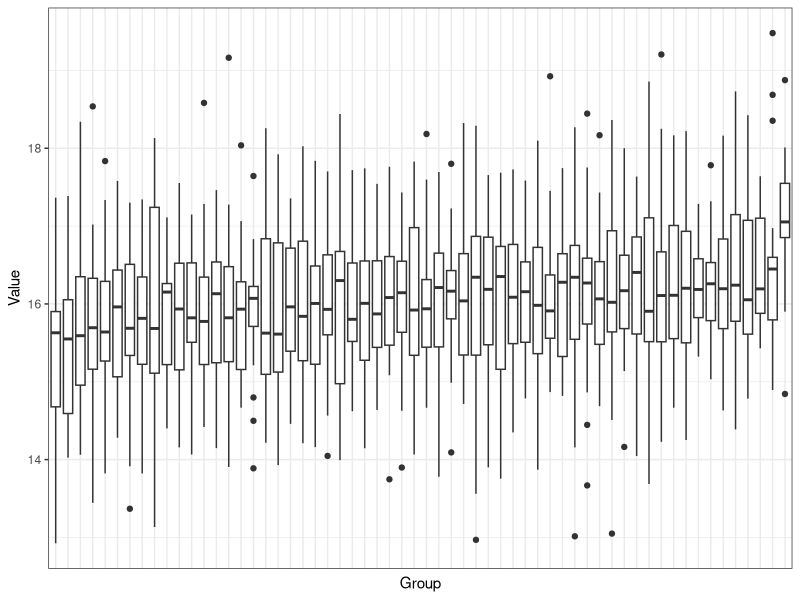
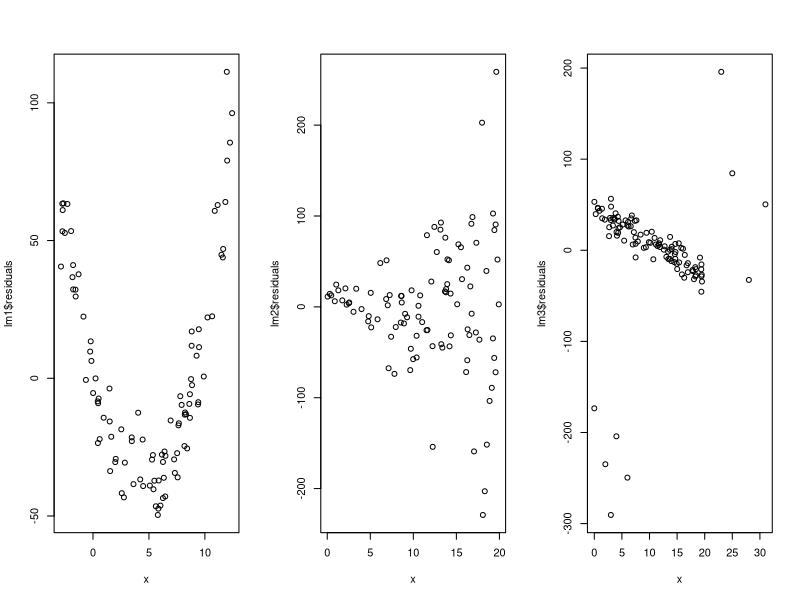
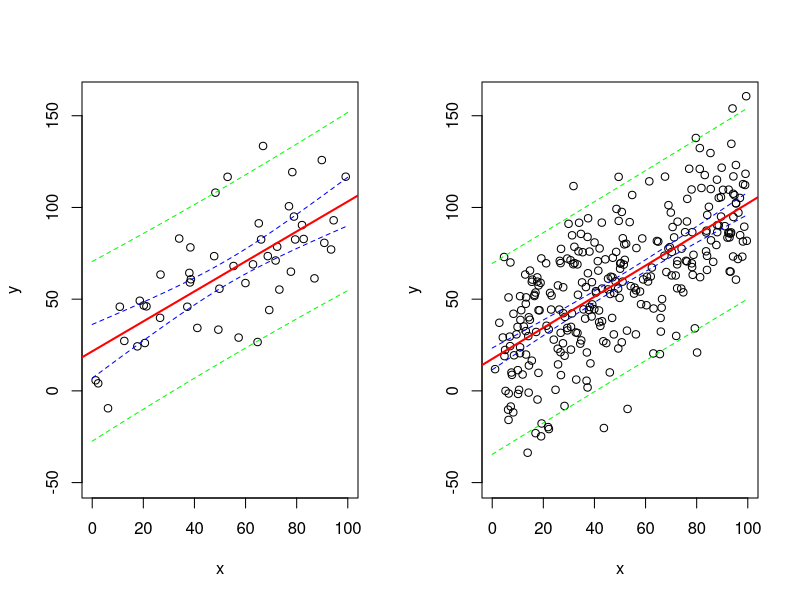
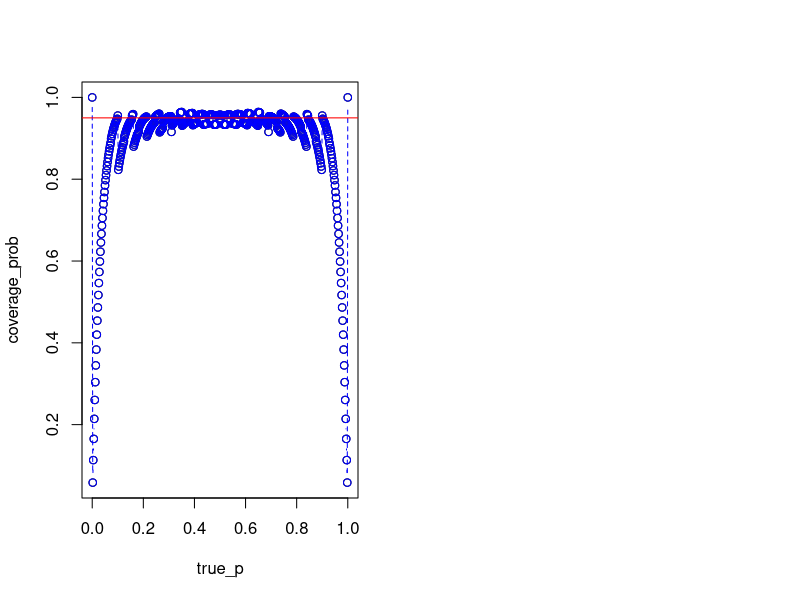
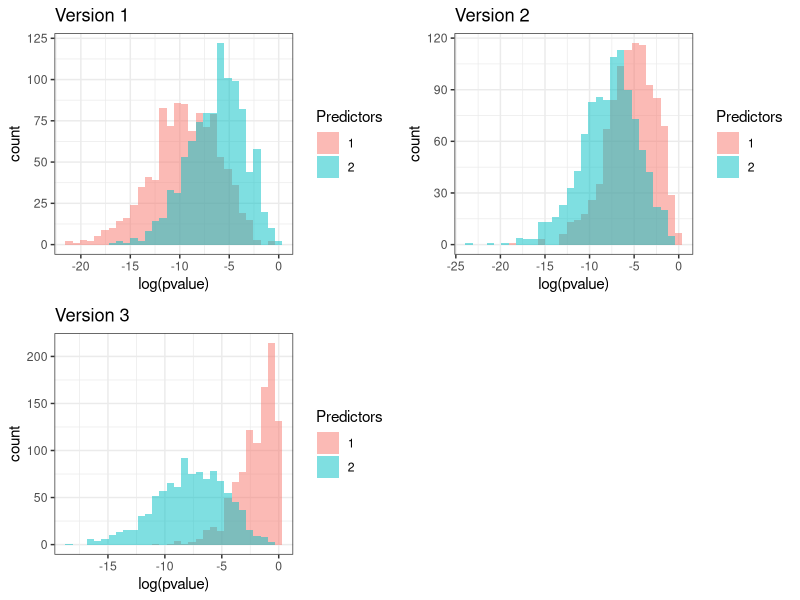

These charts were generated, in order, by the following R code:
## ---- chunk 1
library(ggplot2)
set.seed(33)
n = 20
sigma = 1
off_group <- rnorm(n, 17, sigma)
rest_groups <- rnorm(n * 59, 16, sigma)
data <- data.frame("Group" = c(rep(paste0("", 1:60), each = n)), 
                   "Value" = c(rest_groups[1:(4*n)], off_group, 
                               rest_groups[(4*n + 1):(59*n)]))
ggplot(data, aes(x=reorder(Group, Value), y=Value)) + 
  geom_boxplot() + 
  theme_bw() + 
  theme(axis.text.x=element_blank(), #remove x axis labels
        axis.ticks.x=element_blank(), #remove x axis ticks
        ) +
  xlab("Group")
summary(aov(Value~Group, data))

pairwise_tests = as.numeric(unlist(pairwise.t.test(data$Value, as.factor(data$Group), 
                                                   p.adjust.method = "none")))
pairwise_tests <- pairwise_tests[!is.na(pairwise_tests)]
mean(pairwise_tests < 0.05)
## ---- chunk 2
library(MASS)
nsims <- 10000
uncorrelated <- vector(length = nsims)
for (i in 1:nsims) {
  uncorrelated[i] <- t.test(rnorm(15, 0.1, 1))$p.value
}
correlated <- vector(length = nsims)
Sigma <- matrix(0.5, 15, 15)
diag(Sigma) <- 1
for (i in 1:nsims) {
  correlated[i] <- t.test(mvrnorm(1, rep(0.1, 15), Sigma))$p.value
}

mean(uncorrelated < 0.05)
mean(correlated < 0.05)
## ---- chunk 3
par(mfrow = c(1,3))
# Quadratic
n <- 100
x <- runif(n, -3, 13)
y <- (x-3)^2 * 2 + rnorm(n, 0, 10)
lm1 <- lm(y~x)
plot(lm1$residuals ~ x)

# Nonconstant variance
x <- runif(n, 0, 20)
y <- x * 2 + rnorm(n, 0, x*5)
lm2 <- lm(y~x)
plot(lm2$residuals ~ x)

x <- runif(n, 0, 20)
y <- 20 + x * 2 + rnorm(n, 0, 10)
x <- c(x, 23, 25, 28, 31, 0, 3, 2, 6, 4)
y <- c(y, 300, 200, 100, 200, -200, -300, -250, -242, -208)
lm3 <- lm(y~x)
plot(lm3$residuals ~ x)
## ---- chunk 4
countries <- read.csv("data/countries.csv")
summary(lm(epi_eh ~ epi_cch + log(mad_gdppc, 2), countries))
## ---- chunk 5
set.seed(1)
par(mfrow = c(1, 2))

# Sparse plot
n <- 50
x <- runif(n, 0, 100)
y <- 20 + 0.8 * x + rnorm(n, 0, 25)
lm1 <- lm(y ~ x)

new.x = seq(0,100,0.5)
new.yhat = predict(lm1, newdata=data.frame(x = new.x),
                   interval = c("confidence"))
pred.yhat = predict(lm1, newdata=data.frame(x = new.x),
                    interval = c("prediction"))

plot(y~x, xlim=c(0, 100), ylim=c(-50, 160))
abline(lm1,col="red",lwd=2)
lines(new.x,new.yhat[,2], col="blue", lty=2)
lines(new.x,new.yhat[,3], col="blue", lty=2)
lines(new.x,pred.yhat[,2], col="green", lty=2)
lines(new.x,pred.yhat[,3], col="green", lty=2)

# Dense plot
n <- 300
x <- runif(n, 0, 100)
y <- 20 + 0.8 * x + rnorm(n, 0, 25)
lm2 <- lm(y ~ x)

new.yhat = predict(lm2, newdata=data.frame(x = new.x),
                   interval = c("confidence"))
pred.yhat = predict(lm2, newdata=data.frame(x = new.x),
                    interval = c("prediction"))
plot(y~x, xlim=c(0, 100), ylim=c(-50, 160))
abline(lm2,col="red",lwd=2)
lines(new.x,new.yhat[,2], col="blue", lty=2)
lines(new.x,new.yhat[,3], col="blue", lty=2)
lines(new.x,pred.yhat[,2], col="green", lty=2)
lines(new.x,pred.yhat[,3], col="green", lty=2)
## ---- chunk 6
contrast.test <- function(fit_lm, vec1, vec2) {
  beta.hat = coef(fit_lm)
  C = vec1 - vec2
  t.stat = C %*% beta.hat/sqrt(t(C) %*% vcov(fit_lm) %*% C)
  p.value = 2*(1-pt(abs(t.stat),df=fit_lm$df.residual))
  return (c("t.stat" = t.stat, "p.value" = p.value, "df" = fit_lm$df.residual))
}

x <- rep(c(0,1), each=10)
y <- 10 * x + rnorm(20, 0, 5)
fit_lm <- lm(y~x)
lm_sum <- summary(fit_lm)

c("t-test" = t.test(y~as.factor(x), alternative="two.sided")$p.value, 
  "lm" = lm_sum$coefficients[2,4], 
  "f-test" = pf(lm_sum$fstatistic[1],lm_sum$fstatistic[2],
                lm_sum$fstatistic[3],lower.tail=FALSE),
  "contrast" = contrast.test(fit_lm, c(0, 1), c(0, 0))[2])
## ---- chunk 7
n <- 30
k <- 0:n
phat <- k/n
true_p <- seq(0, 1, 0.002)
coverage_prob = vector(length=length(true_p))
for (i in 1:length(true_p)) {
  p = true_p[i]
  coverage_prob[i] = sum(ifelse(abs(phat - p) <= qt(0.975, n-1) * sqrt(phat*(1-phat)/(n-1)), 
                         choose(n,k) * p^k * (1-p)^(n-k), 0))
}
plot(true_p, coverage_prob)
lines(true_p, coverage_prob, col = "blue", type = "b", lty = 2)
abline(h=0.95, col="red")
## ---- chunk 8
library(ggpubr)
set.seed(139)

nsims = 1000
n = 20
beta_1 = 2
beta_2 = 2
sigma = 2

run_simulation <- function(Sigma) {
  # Model with predictors for only X_1
  pvals_single = vector(length = nsims)
  for (i in 1:nsims) {
    x = mvrnorm(n = n, rep(0, 2), Sigma)
    y = x %*% c(beta_1, beta_2) + rnorm(n, 0, sigma)
    pvals_single[i] = summary(lm(y ~ x[,1]))$coefficients[2, 4]
  }
  
  # Model with predictors for X_1 and X_2
  pvals_double = vector(length = nsims)
  for (i in 1:nsims) {
    x = mvrnorm(n = n, rep(0, 2), Sigma)
    y = x %*% c(beta_1, beta_2) + rnorm(n, 0, sigma)
    pvals_double[i] = summary(lm(y ~ x))$coefficients[2, 4]
  }
  
  out_data = data.frame(Predictors = as.factor(c(rep(1, nsims), rep(2, nsims))), 
                        pvalue = c(pvals_single, pvals_double))
  
  return(out_data)
}

# Version 1
Sigma = cbind(c(1, 0.5), c(0.5, 1))

out_data <- run_simulation(Sigma)

plot1 <- ggplot(out_data, aes(x = log(pvalue), fill = Predictors)) + 
  geom_histogram(alpha=0.5, position="identity", bins=30) + 
  theme_bw() + 
  ggtitle("Version 1")

# Version 2
Sigma = cbind(c(1, 0), c(0, 1))

out_data <- run_simulation(Sigma)

plot2 <- ggplot(out_data, aes(x = log(pvalue), fill = Predictors)) + 
  geom_histogram(alpha=0.5, position="identity", bins=30) + 
  theme_bw() + 
  ggtitle("Version 2")

# Version 3
Sigma = cbind(c(1, 0), c(0, 10))

out_data <- run_simulation(Sigma)

plot3 <- ggplot(out_data, aes(x = log(pvalue), fill = Predictors)) + 
  geom_histogram(alpha=0.5, position="identity", bins=30) + 
  theme_bw() + 
  ggtitle("Version 3")

ggarrange(plot1, plot2, plot3, ncol = 2, nrow = 2)
